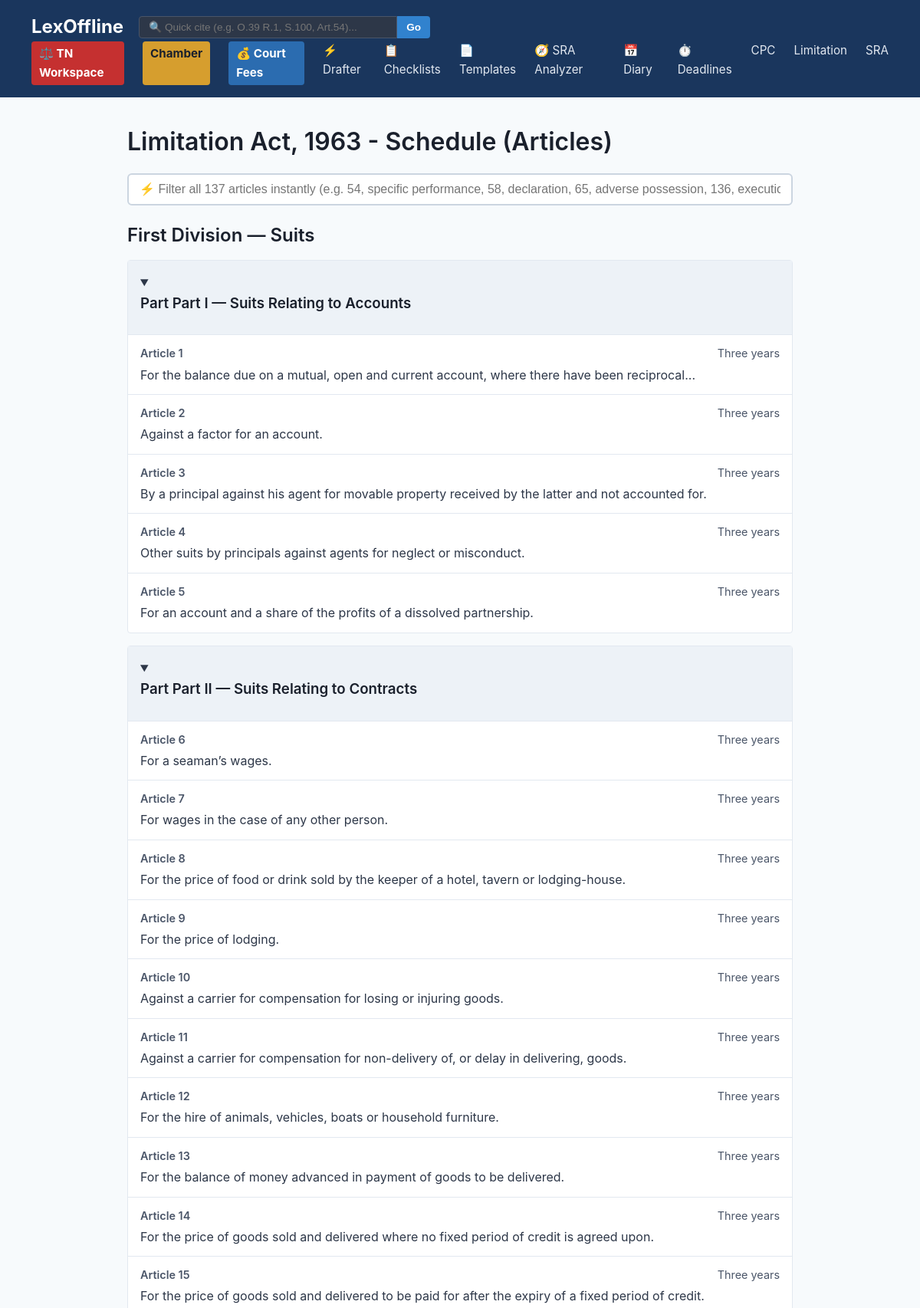
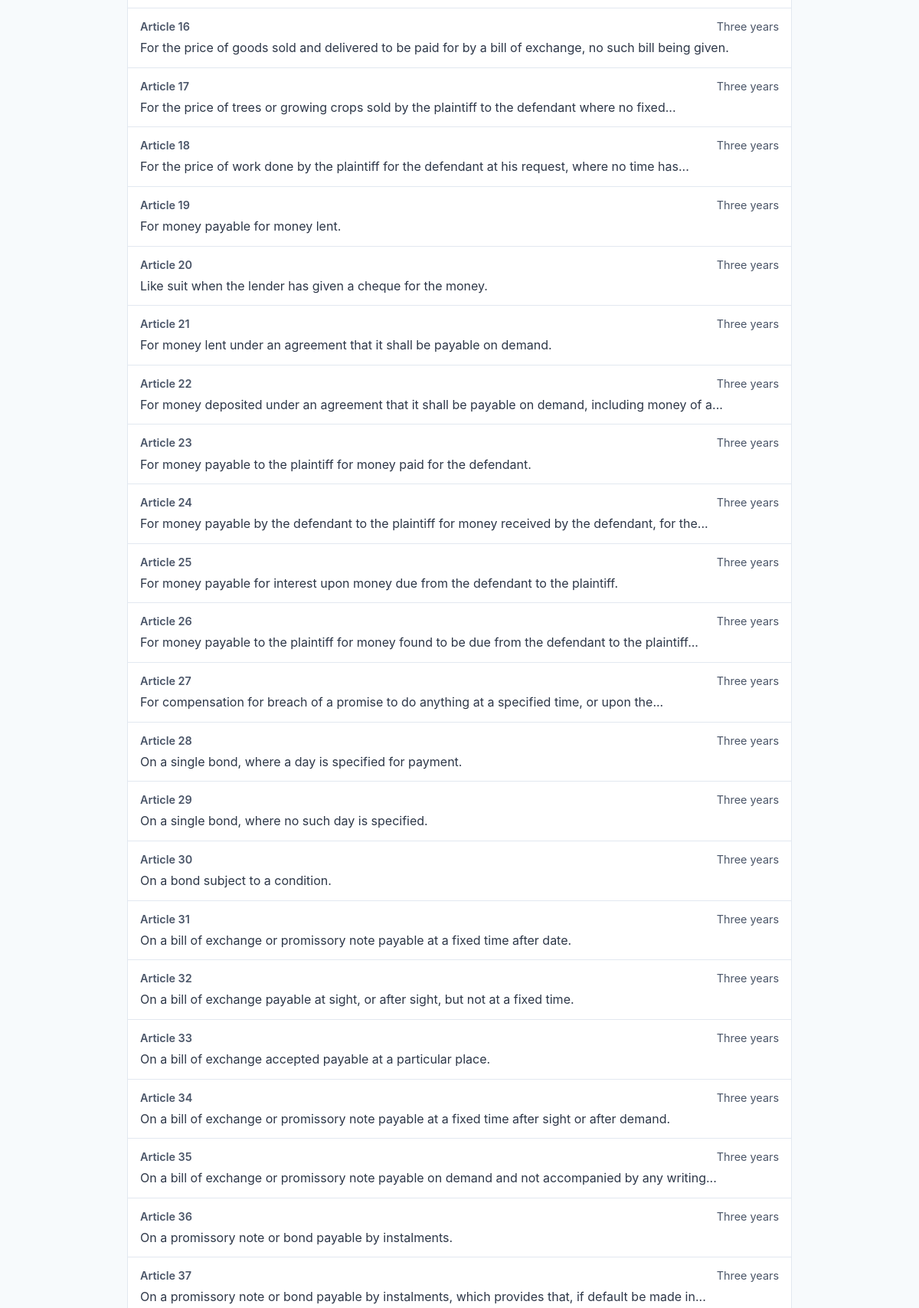
The page /limitation/articles (upper part) on the database its author committed (2 pictures, top to bottom).
### tables this page shows
CREATE TABLE limitation_articles (
        id INTEGER PRIMARY KEY,
        article_no TEXT NOT NULL,
        division TEXT NOT NULL,
        part TEXT NOT NULL,
        description TEXT NOT NULL,
        period TEXT NOT NULL,
        time_begins TEXT NOT NULL,
        cpc_ref TEXT
    );

### web/app.py (the view)
@app.route('/limitation/articles')
def limitation_articles():
    db = get_db()
    divs_raw = db.limitation_articles_by_division()
    divisions = {}
    for div_name, part_map in divs_raw.items():
        divisions[div_name] = {}
        for part_name, articles in part_map.items():
            divisions[div_name][part_name] = rows_to_dicts(articles)
    return render_template('limitation_articles.html', divisions=divisions)

### web/app.py (called while the page is built)
def get_db():
    db = getattr(g, '_database', None)
    if db is None:
        db = g._database = ActDatabase(DATABASE)
    return db

@app.teardown_appcontext
def close_connection(exception):
    db = getattr(g, '_database', None)
    if db is not None:
        db.close()

def rows_to_dicts(rows):
    return [dict(r) for r in rows] if rows else []

### web/templates/limitation_articles.html (shortened to what this page needs)
{% extends "base.html" %}
{% block content %}
<h1>Limitation Act, 1963 - Schedule (Articles)</h1>
<div style="margin-bottom: 1.25rem;">
    <input type="text" id="live-filter-input" placeholder="⚡ Filter all 137 articles instantly (e.g. 54, specific performance, 58, declaration, 65, adverse possession, 136, execution)..." style="width: 100%; padding: 10px 14px; border: 2px solid #cbd5e0; border-radius: 6px; font-size: 1rem; box-sizing: border-box;">
</div>
<div class="provision-list">
    {% for division, parts in divisions.items() %}
    <div class="division-group">
        <h2>{{ division }}</h2>
        {% for part_name, articles in parts.items() %}
        <details class="part-group" open>
            <summary>
                <h3>Part {{ part_name }}</h3>
            </summary>
            <ul class="item-list article-list">
                {% for article in articles %}
                <li>
                    <a href="/limitation/article/{{ article.id }}">
                        <div class="article-meta">
                            <span class="item-no">Article {{ article.article_no }}</span>
                            <span class="item-period">{{ article.period }}</span>
                        </div>
                        <span class="item-title">{{ article.description | truncate(100) }}</span>
                    </a>
                </li>
                {% endfor %}
            </ul>
        </details>
        {% endfor %}
    </div>
    {% endfor %}
</div>
{% endblock %}

### web/static/style.css (style rules this page uses)
* { box-sizing: border-box; margin: 0; padding: 0; }
body { font-family: -apple-system, BlinkMacSystemFont, "Segoe UI", Roboto, Helvetica, Arial, sans-serif; line-height: 1.6; color: #2d3748; background-color: #f7fafc; }
h1, h2, h3, h4 { margin-bottom: 0.5em; color: #1a202c; font-weight: 600; }
a { color: #3182ce; text-decoration: none; }
.part-group, .order-group { margin-bottom: 1rem; background: white; border: 1px solid #e2e8f0; border-radius: 4px; }
summary { padding: 1rem; cursor: pointer; background-color: #edf2f7; font-weight: bold; }
.item-list { list-style: none; padding: 0; }
.item-list li { border-top: 1px solid #e2e8f0; }
.item-list a { display: block; padding: 0.75rem 1rem; color: #2d3748; }
.item-no { font-weight: 600; margin-right: 0.5rem; }
.article-meta { display: flex; justify-content: space-between; margin-bottom: 0.25rem; font-size: 0.9em; color: #4a5568; }

### rows shown on the page
limitation_articles: division "First Division — Suits", part "Part I — Suits Relating to Accounts", article_no "1", period "Three years", description "For the balance due on a mutual, open and current account, where there have been reciprocal..."
limitation_articles: article_no "2", period "Three years", description "Against a factor for an account."
limitation_articles: article_no "3", period "Three years", description "By a principal against his agent for movable property received by the latter and not accounted for."
limitation_articles: article_no "4", period "Three years", description "Other suits by principals against agents for neglect or misconduct."
limitation_articles: article_no "5", period "Three years", description "For an account and a share of the profits of a dissolved partnership."
limitation_articles: part "Part II — Suits Relating to Contracts", article_no "6", period "Three years", description "For a seaman’s wages."
limitation_articles: article_no "7", period "Three years", description "For wages in the case of any other person."
limitation_articles: article_no "8", period "Three years", description "For the price of food or drink sold by the keeper of a hotel, tavern or lodging-house."
limitation_articles: article_no "9", period "Three years", description "For the price of lodging."
limitation_articles: article_no "10", period "Three years", description "Against a carrier for compensation for losing or injuring goods."
limitation_articles: article_no "11", period "Three years", description "Against a carrier for compensation for non-delivery of, or delay in delivering, goods."
limitation_articles: article_no "12", period "Three years", description "For the hire of animals, vehicles, boats or household furniture."
limitation_articles: article_no "13", period "Three years", description "For the balance of money advanced in payment of goods to be delivered."
limitation_articles: article_no "14", period "Three years", description "For the price of goods sold and delivered where no fixed period of credit is agreed upon."
limitation_articles: article_no "15", period "Three years", description "For the price of goods sold and delivered to be paid for after the expiry of a fixed period of credit."
limitation_articles: article_no "16", period "Three years", description "For the price of goods sold and delivered to be paid for by a bill of exchange, no such bill being given."
limitation_articles: article_no "17", period "Three years", description "For the price of trees or growing crops sold by the plaintiff to the defendant where no fixed..."
limitation_articles: article_no "18", period "Three years", description "For the price of work done by the plaintiff for the defendant at his request, where no time has..."
limitation_articles: article_no "19", period "Three years", description "For money payable for money lent."
limitation_articles: article_no "20", period "Three years", description "Like suit when the lender has given a cheque for the money."
limitation_articles: article_no "21", period "Three years", description "For money lent under an agreement that it shall be payable on demand."
limitation_articles: article_no "22", period "Three years", description "For money deposited under an agreement that it shall be payable on demand, including money of a..."
limitation_articles: article_no "23", period "Three years", description "For money payable to the plaintiff for money paid for the defendant."
limitation_articles: article_no "24", period "Three years", description "For money payable by the defendant to the plaintiff for money received by the defendant, for the..."
limitation_articles: article_no "25", period "Three years", description "For money payable for interest upon money due from the defendant to the plaintiff."
limitation_articles: article_no "26", period "Three years", description "For money payable to the plaintiff for money found to be due from the defendant to the plaintiff..."
limitation_articles: article_no "27", period "Three years", description "For compensation for breach of a promise to do anything at a specified time, or upon the..."
limitation_articles: article_no "28", period "Three years", description "On a single bond, where a day is specified for payment."
limitation_articles: article_no "29", period "Three years", description "On a single bond, where no such day is specified."
limitation_articles: article_no "30", period "Three years", description "On a bond subject to a condition."
limitation_articles: article_no "31", period "Three years", description "On a bill of exchange or promissory note payable at a fixed time after date."
limitation_articles: article_no "32", period "Three years", description "On a bill of exchange payable at sight, or after sight, but not at a fixed time."
limitation_articles: article_no "33", period "Three years", description "On a bill of exchange accepted payable at a particular place."
limitation_articles: article_no "34", period "Three years", description "On a bill of exchange or promissory note payable at a fixed time after sight or after demand."
limitation_articles: article_no "35", period "Three years", description "On a bill of exchange or promissory note payable on demand and not accompanied by any writing..."
limitation_articles: article_no "36", period "Three years", description "On a promissory note or bond payable by instalments."
limitation_articles: article_no "37", period "Three years", description "On a promissory note or bond payable by instalments, which provides that, if default be made in..."
